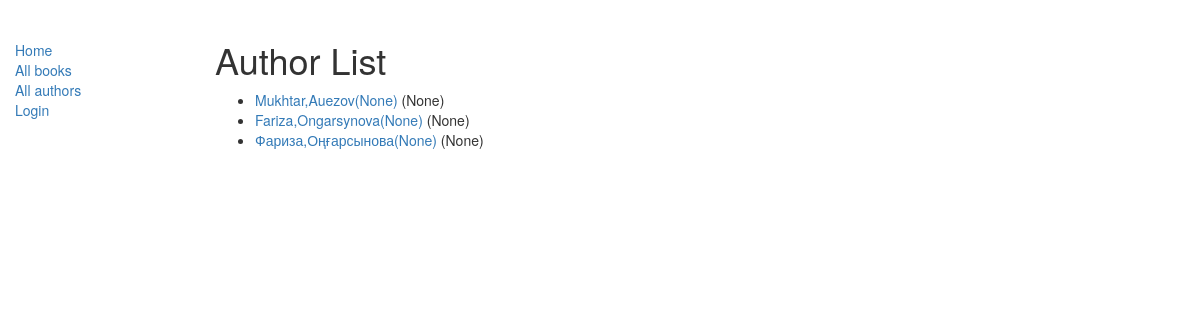
Screenshot of /catalog/authors/ with the database file from the repository.
### catalog/models.py (models this page shows, shortened)
class Author(models.Model):
    first_name = models.CharField(max_length=100)
    last_name = models.CharField(max_length=100)
    date_of_birth = models.DateField(null=True, blank=True)
    date_of_death = models.DateField('Died', null=True, blank=True)
    class Meta:
        ordering = ["last_name","first_name"]
    def get_absolute_url(self):
        return reverse('author-detail', args=[str(self.id)])

### catalog/views.py (the view)
# urls.py: path('authors/', views.AuthorListView.as_view(), name='authors'),
class AuthorListView(generic.ListView):
    model = Author

### catalog/templates/catalog/author_list.html
{% extends "base_generic.html" %}
{% block content %}
    <h1>Author List</h1>
    {% if author_list %}
    <ul>
      {% for author in author_list %}
      <li>
        <a href="{{ author.get_absolute_url }}">{{author.first_name}},{{author.last_name}}({{author.date_of_birth}})</a> ({{author.date_of_death}})
      </li>
      {% endfor %}
    </ul>
    {% else %}
      <p>There are no authors in the library.</p>
    {% endif %}
{% endblock %}

### catalog/templates/base_generic.html (shortened to what this page needs)
﻿<!DOCTYPE html>
<html lang="en">
<head>
  <link rel="stylesheet" href="https://maxcdn.bootstrapcdn.com/bootstrap/3.3.7/css/bootstrap.min.css">
  {% load static %}
  <link rel="stylesheet" href="{% static 'css/styles.css' %}">
</head>
<body>
  <div class="container-fluid">
    <div class="row">
      <div class="col-sm-2">
      {% block sidebar %}
      <ul class="sidebar-nav">
          <li><a href="{% url 'index' %}">Home</a></li>
          <li><a href="{% url 'books' %}">All books</a></li>
          <li><a href="{% url 'authors' %}">All authors</a></li>
          {% if user.is_authenticated %}
     <li>User: {{ user.get_username }}</li>
     <li><a href="{% url 'my-borrowed' %}">My Borrowed</a></li>
     <li><a href="{% url 'logout'%}?next={{request.path}}">Logout</a></li>
   {% else %}
     <li><a href="{% url 'login'%}?next={{request.path}}">Login</a></li>
   {% endif %}
      </ul>
     {% endblock %}
      </div>
      <div class="col-sm-10 ">
      {% block content %}{% endblock %}
      </div>
    </div>
  </div>
</body>
</html>

### catalog/static/css/styles.css (style rules this page uses)
.sidebar-nav { margin-top: 20px; padding: 0; list-style: none; }

### rows the page displays
Author: first_name "Mukhtar", last_name "Auezov", date_of_birth "None", date_of_death "None"
Author: first_name "Fariza", last_name "Ongarsynova", date_of_birth "None", date_of_death "None"
Author: first_name "Фариза", last_name "Оңғарсынова", date_of_birth "None", date_of_death "None"
